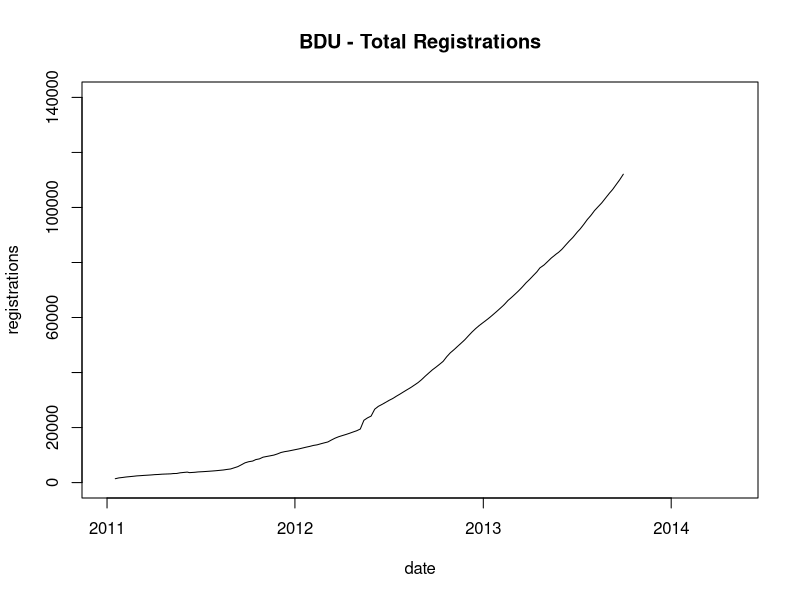
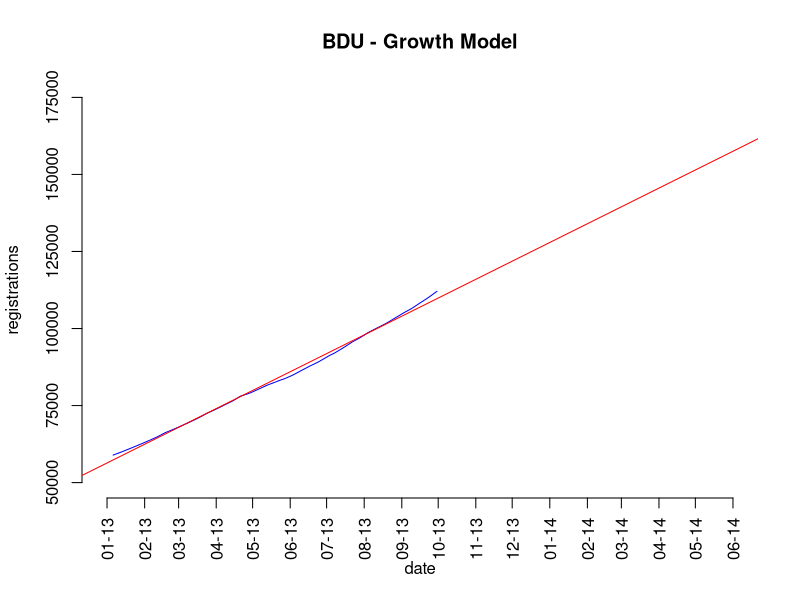
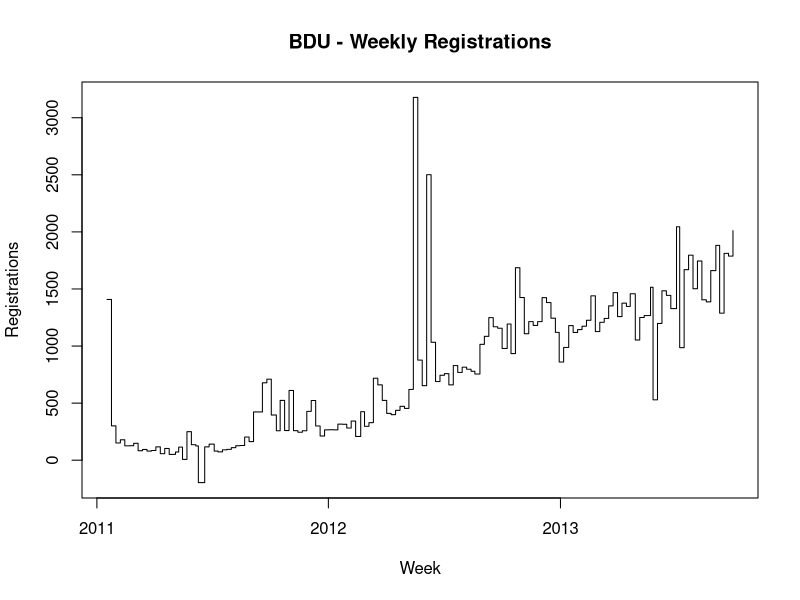

Write R code to recreate these figures, in order.
#Calculate the weekly registrations from a data source with total regisrations

weekly <- function (data) {
  # Description: This function will compute the weekly increase of user registrations.
  new.registrations <- data$registrations[1]
  for (i in 2:nrow(data) ) {
    new.registrations[length(new.registrations)+1] <-  data$registrations[i]-data$registrations[i-1]
  }
  return (new.registrations)
}

bdu.data <- read.csv("../datasets/BDU_stats/total_reg_members.csv",header=TRUE, colClasses=c("character","integer"))
bdu.data$date <- as.Date(bdu.data$date, "%m/%d/%Y")
str(bdu.data)

plot(bdu.data, type="l",main="BDU - Total Registrations",
     ylim=c(0,140000),xlim=c(as.Date("2011-01-01"), as.Date("2014-05-01")))

bdu.2013 <- bdu.data[bdu.data$date>=as.Date("2013-01-01"),]

plot(bdu.2013, type="l",col="blue",main="BDU - Growth Model",
     ylim=c(50000,175000), axes=FALSE,
     xlim=c(as.Date("2013-01-01"), as.Date("2014-06-01")))
date.range = seq(as.Date("2013-01-01"),as.Date("2014-06-01"), by="+1 month")

axis(1, date.range, format(date.range, "%m-%y"),las=3)
axis(2, c(50000,75000,100000,125000,150000,175000))

growth.model <- lm(bdu.2013$registrations~bdu.2013$date)
abline(growth.model, col="red")

df.weekly <- data.frame(Week=bdu.data$date, Registrations=weekly(bdu.data))

str(df.weekly)

plot(df.weekly, type="s", main="BDU - Weekly Registrations")
